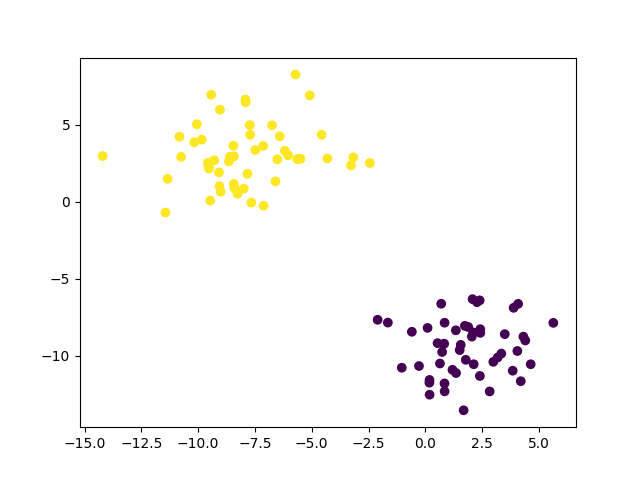

Source code (Python):
# step 1

# step 2
from sklearn.datasets import make_blobs
X, y = make_blobs(n_samples=100, cluster_std=2.0, centers=2)
print(X.shape)
print(y.shape)

# step 3: Scatter plot
import numpy as np
import matplotlib.pyplot as plt
import matplotlib.cm as cm
X1, X2 = X.T

color1 = 0.4
color2 = 0.8
colors = [color1 if y[i] == 0 else color2 for i in range(len(y))]
plt.scatter(X1, X2, c=colors)
plt.show()

# step 4: Split the data into training and testing sets using 30% split criteria
from sklearn.model_selection import train_test_split
X_train, X_test, y_train, y_test = train_test_split(X, y, test_size=0.30)

# step 5: Train using Gaussian NB Classifier
from sklearn.naive_bayes import GaussianNB
model = GaussianNB()
model.fit(X_train, y_train)

# step 6: Testing
from sklearn.metrics import accuracy_score
y_test_predict = model.predict(X_test)
print('Test Accuracy: %.2f' %accuracy_score(y_test, y_test_predict))

y_train_predict = model.predict(X_train)
print('Train Accuracy: %.2f' %accuracy_score(y_train, y_train_predict))

"""
Sample Output
/home/nikhil/PycharmProjects/CodingPrac/venv/bin/python /home/nikhil/PycharmProjects/CodingPrac/venv/GaussianNaiveBayesClassifier.py
(100, 2)
(100,)
Test Accuracy: 1.00
Train Accuracy: 1.00
"""
